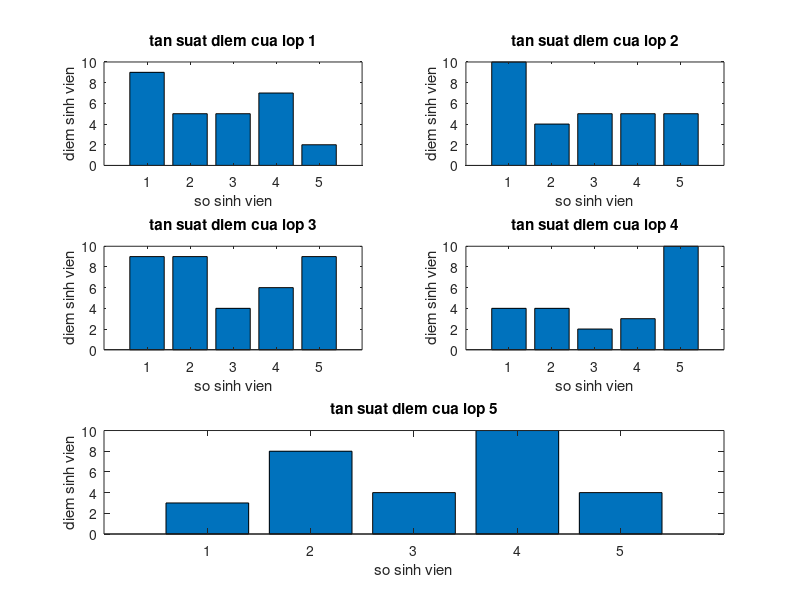

Reproduce this figure in MATLAB.
function baitap4
clc 
clear 
n=input('nhap so sinh vien cua moi lop : ');
for row =1:5
    for col = 1:n
       A(row,col)=randi(10);
       
    end
   
end
C=A(1,:);
so_luong_sinh_vien_dau_cua_lop1=length(C(C>=4));
so_luong_sinh_vien_rot_cua_lop1=length(C(C<4));
subplot(3,2,1)
bar(C)
ylabel('diem sinh vien');
xlabel('so sinh vien');
title('tan suat diem cua lop 1');
%
K=A(2,:);
so_luong_sinh_vien_dau_cua_lop2=length(K(K>=4));
so_luong_sinh_vien_rot_cua_lop2=length(K(K<4));
subplot(3,2,2)
bar(K)
ylabel('diem sinh vien');
xlabel('so sinh vien');
title('tan suat diem cua lop 2');
%
H=A(3,:);
so_luong_sinh_vien_dau_cua_lop3=length(H(H>=4));
so_luong_sinh_vien_rot_cua_lop3=length(H(H<4));
subplot(3,2,3)
bar(H)
ylabel('diem sinh vien');
xlabel('so sinh vien');
title('tan suat diem cua lop 3');
%
D=A(4,:);
so_luong_sinh_vien_dau_cua_lop4=length(D(D>=4));
so_luong_sinh_vien_rot_cua_lop4=length(D(D<4));
subplot(3,2,4)
bar(D)
ylabel('diem sinh vien');
xlabel('so sinh vien');
title('tan suat diem cua lop 4');
%
E=A(5,:);
so_luong_sinh_vien_dau_cua_lop5=length(E(E>=4));
so_luong_sinh_vien_rot_cua_lop5=length(E(E<4));
subplot(3,1,3)
bar(E)
ylabel('diem sinh vien');
xlabel('so sinh vien');
title('tan suat diem cua lop 5');
fprintf('so sinh vien dau lop 1 la: %.1f\r',so_luong_sinh_vien_dau_cua_lop1);
fprintf('so sinh vien dau rot lop 1 la: %.1f\r',so_luong_sinh_vien_rot_cua_lop1);
fprintf('so sinh vien dau lop 2 la: %.1f\r',so_luong_sinh_vien_dau_cua_lop2);
fprintf('so sinh vien dau rot lop 2 la: %.1f\r',so_luong_sinh_vien_rot_cua_lop2);
fprintf('so sinh vien dau lop 3 la: %.1f\r',so_luong_sinh_vien_dau_cua_lop3);
fprintf('so sinh vien dau rot lop 3 la: %.1f\r',so_luong_sinh_vien_rot_cua_lop3);
fprintf('so sinh vien dau lop 4 la: %.1f\r',so_luong_sinh_vien_dau_cua_lop4);
fprintf('so sinh vien dau rot lop 4 la: %.1f\r',so_luong_sinh_vien_rot_cua_lop4);
fprintf('so sinh vien dau lop 5 la: %.1f\r',so_luong_sinh_vien_dau_cua_lop5);
fprintf('so sinh vien dau rot lop 5 la: %.1f\r',so_luong_sinh_vien_rot_cua_lop5);
end

